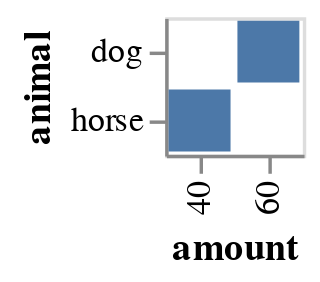

The cell this chart's notebook holds for it:
### Code cell
#unrepl/mime {:content-type "application/vnd.vegalite.v2+json"
              :content   {:data {:values [{:animal :horse :amount 40}{:animal :dog :amount 60}]}
                          :mark :bar
                          :encoding {:x {:field :amount} 
                                     :y {:field :animal :type :ordinal}}}}

### Figure 1 — Vega-Lite specification as saved in the notebook (floating-point values rounded to 4 significant figures)
{"data": {"values": [{"amount": 40, "animal": "horse"}, {"amount": 60, "animal": "dog"}]}, "encoding": {"x": {"field": "amount"}, "y": {"field": "animal", "type": "ordinal"}}, "mark": "bar"}
